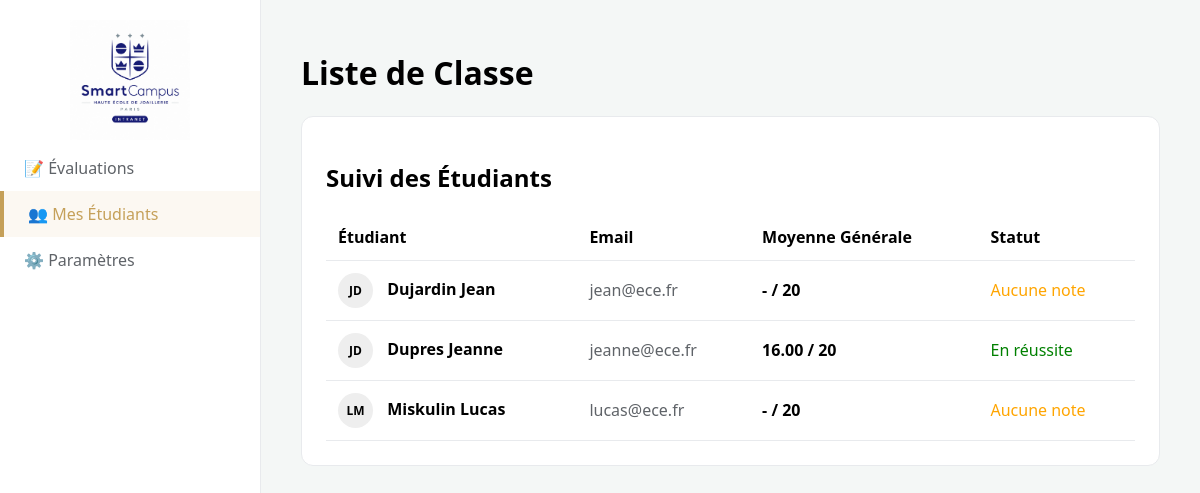
The app's page /mes_etudiants.php (signed in), older data.
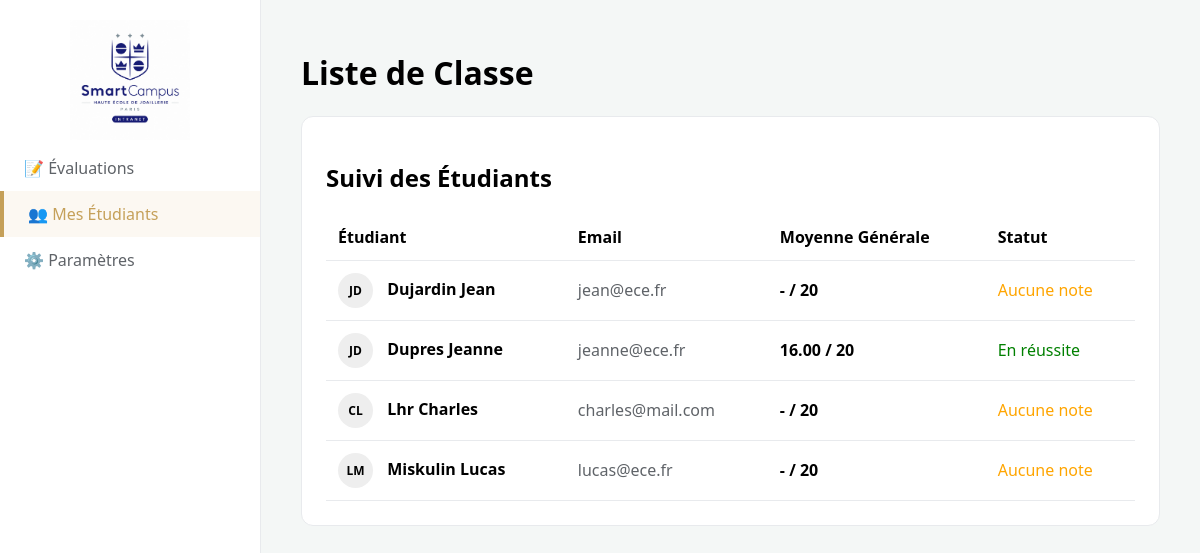
The same page, newer data.
### tables this page shows
CREATE TABLE utilisateurs (
        id INTEGER PRIMARY KEY AUTOINCREMENT,
        prenom TEXT NOT NULL,
        nom TEXT NOT NULL,
        email TEXT UNIQUE NOT NULL,
        role TEXT CHECK(role IN ('etudiant', 'professeur', 'administrateur')) NOT NULL,
        mot_de_passe_hash TEXT NOT NULL,
        statut_compte TEXT DEFAULT 'actif',
        groupe_id INTEGER,
        FOREIGN KEY(groupe_id) REFERENCES groupes(id) ON DELETE SET NULL
    );

### mes_etudiants.php (the view, shortened to what this page needs)
<?php
require_once 'db.php';
$liste_eleves = $db->query("
    SELECT u.id, u.nom, u.prenom, u.email, AVG(n.valeur_note) as moyenne_generale
    FROM utilisateurs u
    LEFT JOIN notes n ON u.id = n.etudiant_id
    WHERE u.role = 'etudiant'
    GROUP BY u.id
    ORDER BY u.nom ASC
")->fetchAll(PDO::FETCH_ASSOC);
?>
<!DOCTYPE html>
<html lang="fr">
<head>
</head>
<body>
    <aside class="sidebar">
        <div class="logo-container" style="text-align:center;"><img src="images/logo.jpg" style="max-width:120px;"></div>
        <nav>
            <a href="dashboard_professeur.php">📝 Évaluations</a>
            <a href="mes_etudiants.php" class="active">👥 Mes Étudiants</a>
            <a href="parametres.php">⚙️ Paramètres</a>
        </nav>
    </aside>
    <main class="main-content">
        <h1>Liste de Classe</h1>
        <div class="card">
            <h2>Suivi des Étudiants</h2>
            <table>
                <tr><th>Étudiant</th><th>Email</th><th>Moyenne Générale</th><th>Statut</th></tr>
                <?php foreach ($liste_eleves as $e): ?>
                <tr>
                    <td>
                        <div class="avatar-circle"><?= substr($e['prenom'],0,1).substr($e['nom'],0,1) ?></div>
                        <strong><?= htmlspecialchars($e['nom']." ".$e['prenom']) ?></strong>
                    </td>
                    <td style="color:var(--text-muted)"><?= htmlspecialchars($e['email']) ?></td>
                    <td><strong><?= $e['moyenne_generale'] ? number_format($e['moyenne_generale'], 2) : '-' ?> / 20</strong></td>
                    <td>
                        <?php if(!$e['moyenne_generale']): ?> <span style="color:orange">Aucune note</span>
                        <?php elseif($e['moyenne_generale'] < 10): ?> <span style="color:red">En difficulté</span>
                        <?php else: ?> <span style="color:green">En réussite</span> <?php endif; ?>
                    </td>
                </tr>
                <?php endforeach; ?>
            </table>
        </div>
    </main>
</body>
</html>

Row changes from the older to the newer data that the page shows:
added utilisateurs: prenom "C", nom "L", nom+prenom "Lhr Charles", email "charles@mail.com", shows "Aucune note"
